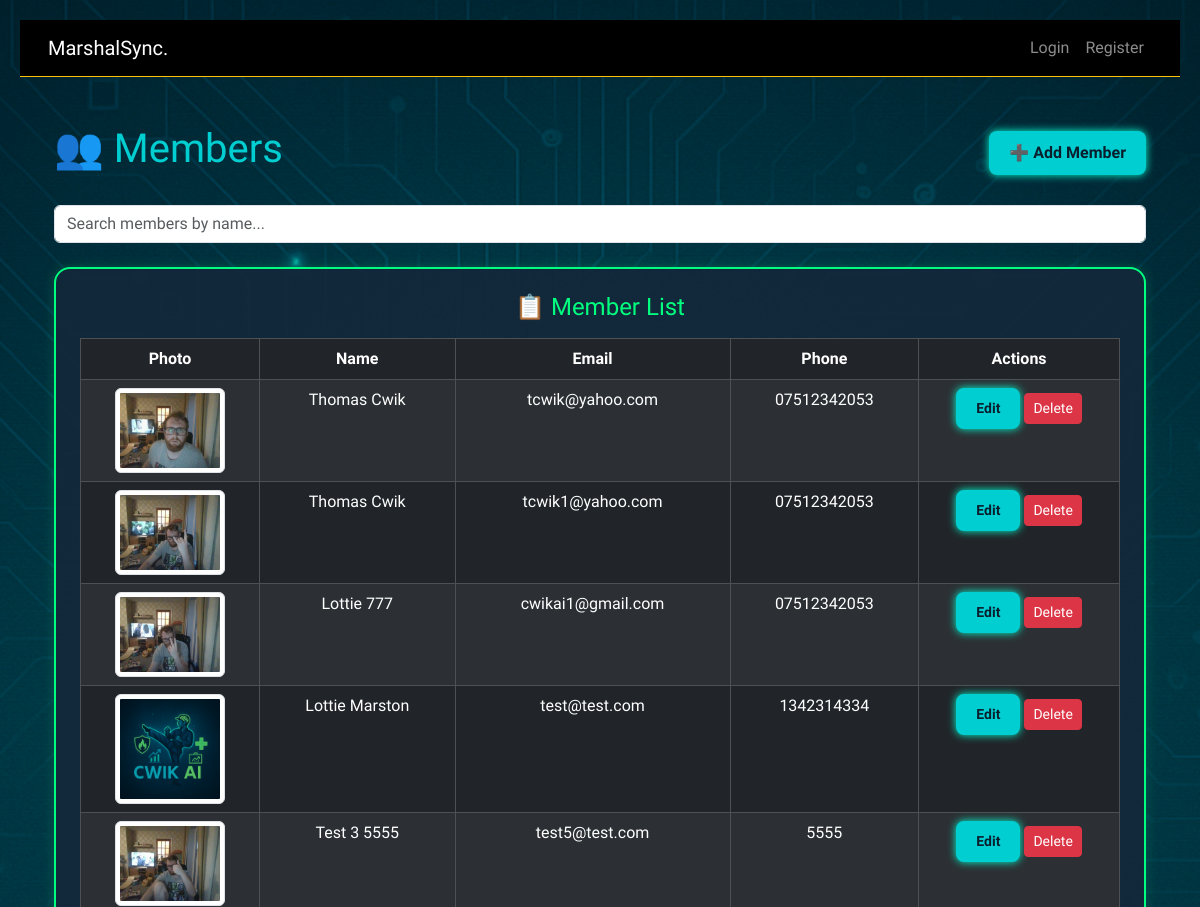
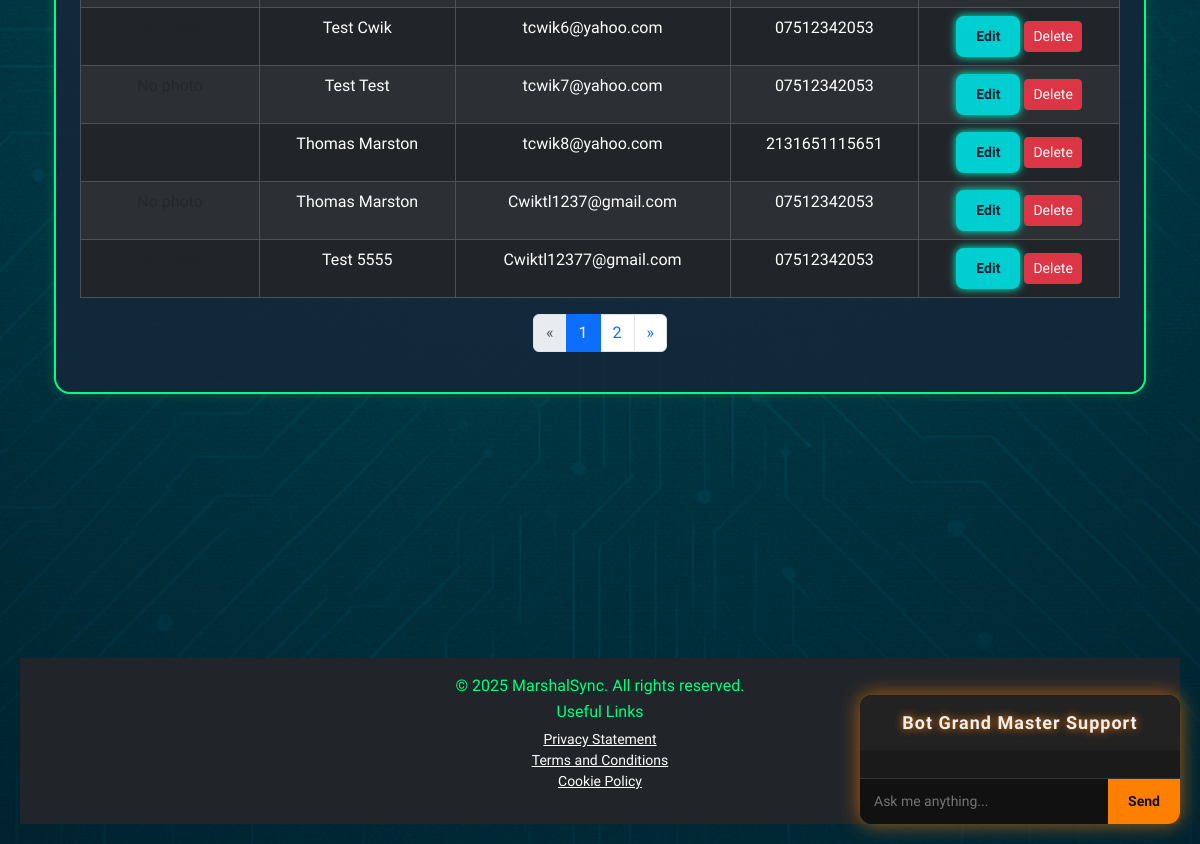
The page /members/ on the database its author committed (2 pictures, top to bottom).
### members/models.py (models this page shows, shortened)
class Member(models.Model):
    first_name = models.CharField(max_length=30)
    last_name = models.CharField(max_length=30)
    email = models.EmailField(unique=True)
    phone_number = models.CharField(max_length=20, blank=True, null=True)
    address = models.TextField(blank=True, null=True)
    join_date = models.DateField(auto_now_add=True)
    profile_picture = models.ImageField(upload_to='profile_pics/', blank=True, null=True)
    roles = models.ManyToManyField(Role, blank=True)

### members/views.py (the view)
# urls.py: path("", views.members_list, name="members_list"),
def members_list(request):
    query = request.GET.get("q", "")
    members = Member.objects.all()
    if query:
        members = members.filter(first_name__icontains=query) | members.filter(last_name__icontains=query)
    for m in members:
        m.role_ids = list(m.roles.values_list('id', flat=True))
    paginator = Paginator(members, 10)
    page_number = request.GET.get("page")
    page_obj = paginator.get_page(page_number)
    context = {
        "members": page_obj,
        "query": query,
        "roles": Role.objects.all(),
    }
    return render(request, "members/members_list.html", context)

### members/templates/members/members_list.html (shortened to what this page needs)
{% extends 'layout.html' %}
{% block content %}
<div class="container py-4">
  <div class="d-flex justify-content-between align-items-center mb-4">
    <h1 class="text-glow">👥 Members</h1>
    <button type="button" class="btn btn-warning" data-bs-toggle="modal" data-bs-target="#memberModal" id="addMemberBtn">
      ➕ Add Member
    </button>
  </div>
  <form method="GET" class="mb-4">
    <input type="text" name="q" value="{{ query }}" class="form-control" placeholder="Search members by name..." />
  </form>
  <div class="tile">
    <h4 class="mb-3">📋 Member List</h4>
    <table class="table table-dark table-striped table-bordered rounded">
      <thead>
        <tr>
          <th>Photo</th>
          <th>Name</th>
          <th>Email</th>
          <th>Phone</th>
          <th>Actions</th>
        </tr>
      </thead>
      <tbody>
        {% for member in members %}
        <tr>
          <td>
            {% if member.profile_picture %}
              <img src="{{ member.profile_picture.url }}" alt="{{ member.first_name }}" class="img-thumbnail" style="max-height: 110px; max-width: 110px;">
            {% else %}
              <span class="text-muted">No photo</span>
            {% endif %}
          </td>
          <td>{{ member.first_name }} {{ member.last_name }}</td>
          <td>{{ member.email }}</td>
          <td>{{ member.phone_number }}</td>
          <td>
            <a href="#"
               class="btn btn-sm btn-warning edit-member-btn"
               data-id="{{ member.pk }}"
               data-first_name="{{ member.first_name|escapejs }}"
               data-last_name="{{ member.last_name|escapejs }}"
               data-email="{{ member.email|escapejs }}"
               data-phone_number="{{ member.phone_number|escapejs }}"
            >Edit</a>
            <form action="{% url 'members:delete_member' member.pk %}" method="POST" style="display:inline;">
              <button type="submit" class="btn btn-sm btn-danger" onclick="return confirm('Delete this member?');">Delete</button>
            </form>
          </td>
        </tr>
        {% empty %}
        <tr><td colspan="5">No members found.</td></tr>
        {% endfor %}
      </tbody>
    </table>
    <nav aria-label="Members pagination" class="mt-3">
      <ul class="pagination justify-content-center">
        {% if members.has_previous %}
          <li class="page-item"><a class="page-link" href="?q={{ query }}&page={{ members.previous_page_number }}">&laquo;</a></li>
        {% else %}
          <li class="page-item disabled"><span class="page-link">&laquo;</span></li>
        {% endif %}
        {% for num in members.paginator.page_range %}
          {% if members.number == num %}
            <li class="page-item active"><span class="page-link">{{ num }}</span></li>
          {% elif num > members.number|add:'-3' and num < members.number|add:'3' %}
            <li class="page-item"><a class="page-link" href="?q={{ query }}&page={{ num }}">{{ num }}</a></li>
          {% endif %}
        {% endfor %}
        {% if members.has_next %}
          <li class="page-item"><a class="page-link" href="?q={{ query }}&page={{ members.next_page_number }}">&raquo;</a></li>
        {% else %}
          <li class="page-item disabled"><span class="page-link">&raquo;</span></li>
        {% endif %}
      </ul>
    </nav>
  </div>
</div>
{% endblock %}

### cwiktana/static/css/style.css (style rules this page uses)
body { font-family: 'Rajdhani', sans-serif; background: url('../images/circuit_bg.png') no-repeat center center fixed; background-size: cover; color: #e0f7fa; margin: 0; padding: 20px; }
h1, h2, h3 { color: #00CED1; }
.btn-warning { background-color: #00CED1; color: #0a1f2e; border: none; padding: 10px 20px; font-weight: bold; border-radius: 8px; text-decoration: none; box-shadow: 0 0 8px #00FFD5; transition: background-color 0.3s ease, transform 0.2s ease, box-shadow 0.3s ease; }
.tile { display: block; background: rgba(18, 41, 58, 0.95); border: 2px solid #00FF7F; border-radius: 1rem; padding: 1.5rem; text-align: center; text-decoration: none; color: #e0f7fa; height: 100%; box-shadow: 0 0 12px rgba(0, 255, 127, 0.2); transition: transform 0.3s ease, box-shadow 0.3s ease, background 0.3s ease; }
.tile h4 { margin-bottom: 0.5rem; color: #00FF7F; }
.mb-4 { color: #00FF7F; }
.mb-3 { color: #00FF7F; }

### rows shown on the page
Member: profile_picture (picture), first_name "Thomas", last_name "Cwik", email "tcwik@yahoo.com", phone_number "07512342053"
Member: profile_picture (picture), first_name "Thomas", last_name "Cwik", email "tcwik1@yahoo.com", phone_number "07512342053"
Member: profile_picture (picture), first_name "Lottie", last_name "777", email "cwikai1@gmail.com", phone_number "07512342053"
Member: profile_picture (picture), first_name "Lottie", last_name "Marston", email "test@test.com", phone_number "1342314334"
Member: profile_picture (picture), first_name "Test 3", last_name "5555", email "test5@test.com", phone_number "5555"
Member: first_name "Test", last_name "Cwik", email "tcwik6@yahoo.com", phone_number "07512342053"
Member: first_name "Test", last_name "Test", email "tcwik7@yahoo.com", phone_number "07512342053"
Member: first_name "Thomas", last_name "Marston", email "tcwik8@yahoo.com", phone_number "2131651115651"
Member: first_name "Thomas", last_name "Marston", email "Cwiktl1237@gmail.com", phone_number "07512342053"
Member: first_name "Test", last_name "5555", email "Cwiktl12377@gmail.com", phone_number "07512342053"

### other values the page prints
{{ num }} "1"
{{ num }} "2"
